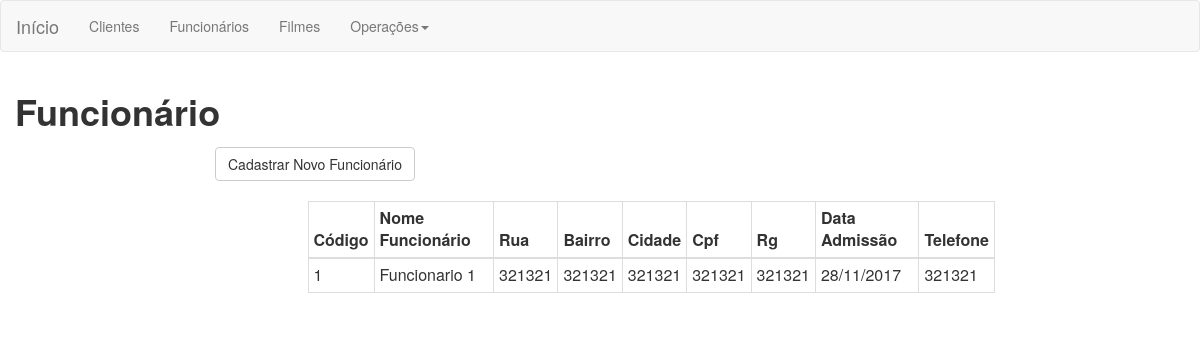
The page /views/funcionario.php on the database its author committed.
### tables this page shows
CREATE TABLE `funcionarios` (
  `cod_funcionario` int(11) NOT NULL,
  `nome` varchar(100) NOT NULL,
  `rua` varchar(50) NOT NULL,
  `cep` varchar(10) NOT NULL,
  `bairro` varchar(50) NOT NULL,
  `cidade` varchar(50) NOT NULL,
  `cpf` varchar(11) NOT NULL,
  `rg` varchar(10) NOT NULL,
  `sexo` varchar(15) NOT NULL,
  `data_admissao` varchar(10) DEFAULT NULL,
  `telefone` varchar(15) NOT NULL
);

### controllers/funcionario.controller.php (called while the page is built, shortened)
<?php
        $con = new ConexaoBD;
        $conexao = $con->ConnectBD();
        try {
            $res = $conexao->query("select * from funcionarios");
             $funcionarios = $res->fetchAll();
        } catch (PDOException $e){
            echo "false";
        } finally{
            $conexao = null;
        }
?>

### views/funcionario.php (the view, shortened to what this page needs)
<?php require_once('../controllers/funcionario.controller.php'); ?>
<html>
    <head>
        <link rel="stylesheet" href="../resources/bootstrap/css/bootstrap.min.css" />
    </head>
    <body>
        <div>
            <?php require_once('menu.php'); ?>
        </div>
        <div class="container-fluid">
                <div class="row">
                    <div class="col-sm-4"><h1><label>Funcionário</label></h1></div>
                    <div class="col-sm-4"></div>
                    <div class="col-sm-4"></div>
                </div>
                <div class="row">
                    <div class="col-sm-2"></div>
                    <div class="col-sm-8">
                    <a href="cadastro.funcionario.php" class="pull-left"> <button class="btn btn-default">Cadastrar Novo Funcionário</button></a>
                    <div class="col-sm-2"></div>
                </div>
                <br>
                <div class="row">
                    <div class="col-sm-3"></div>
                    <div class="col-sm-7">
                        <table class="table table-bordered table-condensed"><br>
                            <thead>
                                <tr>
                                    <th>Código</th>
                                    <th>Nome Funcionário</th>
                                    <th>Rua</th>
                                    <th>Bairro</th>
                                    <th>Cidade</th>
                                    <th>Cpf</th>
                                    <th>Rg</th>
                                    <th>Data Admissão</th>
                                    <th>Telefone</th>
                                </tr>
                            </thead>
                            <tbody>
                                <?php
                                foreach ($funcionarios as $value) {
                                        echo "<tr><td>".$value['cod_funcionario']."</td><td>".$value['nome']."</td><td>".$value['rua']."</td><td>".$value['bairro']."</td><td>".$value['cidade']."</td><td>".$value['cpf']."</td><td>".$value['rg']."</td><td>".$value['data_admissao']."</td><td>".$value['telefone']."</td>
                                        </tr>";
                                    }
                                 ?>
                            </tbody>
                        </table>
                    </div>
                    <div class="col-sm-2"></div>
                </div>
        </div>
    </body>
</html>

### rows shown on the page
funcionarios: cod_funcionario "1", nome "Funcionario 1", rua "321321", bairro "321321", cidade "321321", cpf "321321", rg "321321", data_admissao "28/11/2017", telefone "321321"
